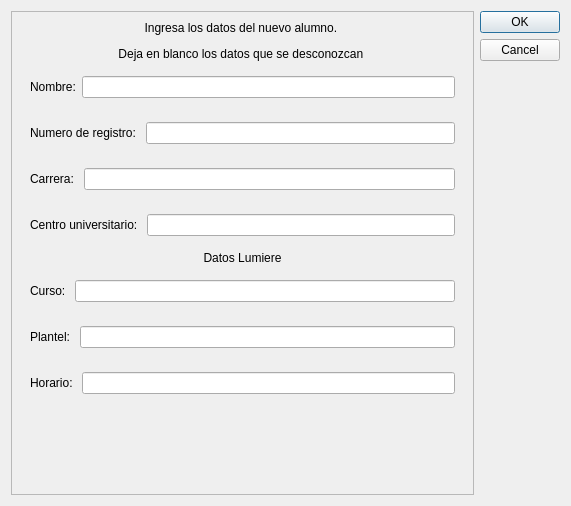
<?xml version="1.0" encoding="UTF-8"?>
<ui version="4.0">
 <class>VentanaAgregar</class>
 <widget class="QDialog" name="VentanaAgregar">
  <property name="geometry">
   <rect>
    <x>0</x>
    <y>0</y>
    <width>571</width>
    <height>506</height>
   </rect>
  </property>
  <property name="minimumSize">
   <size>
    <width>571</width>
    <height>506</height>
   </size>
  </property>
  <property name="maximumSize">
   <size>
    <width>571</width>
    <height>506</height>
   </size>
  </property>
  <property name="windowTitle">
   <string>Agregar Alumno</string>
  </property>
  <layout class="QHBoxLayout" name="horizontalLayout">
   <item>
    <widget class="QFrame" name="frame">
     <property name="frameShape">
      <enum>QFrame::StyledPanel</enum>
     </property>
     <property name="frameShadow">
      <enum>QFrame::Raised</enum>
     </property>
     <layout class="QVBoxLayout" name="verticalLayout">
      <item>
       <widget class="QLabel" name="label">
        <property name="text">
         <string>&lt;html&gt;&lt;head/&gt;&lt;body&gt;&lt;p align=&quot;center&quot;&gt;Ingresa los datos del nuevo alumno. &lt;/p&gt;&lt;p align=&quot;center&quot;&gt;Deja en blanco los datos que se desconozcan &lt;/p&gt;&lt;/body&gt;&lt;/html&gt;</string>
        </property>
       </widget>
      </item>
      <item>
       <widget class="QWidget" name="widget_2" native="true">
        <layout class="QHBoxLayout" name="horizontalLayout_3">
         <item>
          <widget class="QLabel" name="label_3">
           <property name="text">
            <string>Nombre:</string>
           </property>
           <property name="buddy">
            <cstring>a_nregistro</cstring>
           </property>
          </widget>
         </item>
         <item>
          <widget class="QLineEdit" name="a_nombre"/>
         </item>
        </layout>
       </widget>
      </item>
      <item>
       <widget class="QWidget" name="widget" native="true">
        <layout class="QHBoxLayout" name="horizontalLayout_2">
         <item>
          <widget class="QLabel" name="label_2">
           <property name="text">
            <string>&lt;html&gt;&lt;head/&gt;&lt;body&gt;&lt;p&gt;Numero de registro: &lt;/p&gt;&lt;/body&gt;&lt;/html&gt;</string>
           </property>
           <property name="buddy">
            <cstring>a_nregistro</cstring>
           </property>
          </widget>
         </item>
         <item>
          <widget class="QLineEdit" name="a_nregistro"/>
         </item>
        </layout>
       </widget>
      </item>
      <item>
       <widget class="QWidget" name="widget_3" native="true">
        <layout class="QHBoxLayout" name="horizontalLayout_4">
         <item>
          <widget class="QLabel" name="label_4">
           <property name="text">
            <string>&lt;html&gt;&lt;head/&gt;&lt;body&gt;&lt;p&gt;Carrera: &lt;/p&gt;&lt;/body&gt;&lt;/html&gt;</string>
           </property>
           <property name="buddy">
            <cstring>a_nregistro</cstring>
           </property>
          </widget>
         </item>
         <item>
          <widget class="QLineEdit" name="a_carrera"/>
         </item>
        </layout>
       </widget>
      </item>
      <item>
       <widget class="QWidget" name="widget_4" native="true">
        <layout class="QHBoxLayout" name="horizontalLayout_5">
         <item>
          <widget class="QLabel" name="label_5">
           <property name="text">
            <string>&lt;html&gt;&lt;head/&gt;&lt;body&gt;&lt;p&gt;Centro universitario: &lt;/p&gt;&lt;/body&gt;&lt;/html&gt;</string>
           </property>
           <property name="buddy">
            <cstring>a_nregistro</cstring>
           </property>
          </widget>
         </item>
         <item>
          <widget class="QLineEdit" name="a_CU"/>
         </item>
        </layout>
       </widget>
      </item>
      <item>
       <widget class="QLabel" name="label_7">
        <property name="text">
         <string>&lt;html&gt;&lt;head/&gt;&lt;body&gt;&lt;p align=&quot;center&quot;&gt;Datos Lumiere&lt;/p&gt;&lt;/body&gt;&lt;/html&gt;</string>
        </property>
       </widget>
      </item>
      <item>
       <widget class="QWidget" name="widget_5" native="true">
        <layout class="QHBoxLayout" name="horizontalLayout_6">
         <item>
          <widget class="QLabel" name="label_6">
           <property name="text">
            <string>&lt;html&gt;&lt;head/&gt;&lt;body&gt;&lt;p&gt;Curso: &lt;/p&gt;&lt;/body&gt;&lt;/html&gt;</string>
           </property>
           <property name="buddy">
            <cstring>a_nregistro</cstring>
           </property>
          </widget>
         </item>
         <item>
          <widget class="QLineEdit" name="a_curso"/>
         </item>
        </layout>
       </widget>
      </item>
      <item>
       <widget class="QWidget" name="widget_6" native="true">
        <layout class="QHBoxLayout" name="horizontalLayout_7">
         <item>
          <widget class="QLabel" name="label_8">
           <property name="text">
            <string>&lt;html&gt;&lt;head/&gt;&lt;body&gt;&lt;p&gt;Plantel: &lt;/p&gt;&lt;/body&gt;&lt;/html&gt;</string>
           </property>
           <property name="buddy">
            <cstring>a_nregistro</cstring>
           </property>
          </widget>
         </item>
         <item>
          <widget class="QLineEdit" name="a_plantel"/>
         </item>
        </layout>
       </widget>
      </item>
      <item>
       <widget class="QWidget" name="widget_7" native="true">
        <layout class="QHBoxLayout" name="horizontalLayout_8">
         <item>
          <widget class="QLabel" name="label_9">
           <property name="text">
            <string>&lt;html&gt;&lt;head/&gt;&lt;body&gt;&lt;p&gt;Horario: &lt;/p&gt;&lt;/body&gt;&lt;/html&gt;</string>
           </property>
           <property name="buddy">
            <cstring>a_nregistro</cstring>
           </property>
          </widget>
         </item>
         <item>
          <widget class="QLineEdit" name="a_horario"/>
         </item>
        </layout>
       </widget>
      </item>
      <item>
       <spacer name="verticalSpacer">
        <property name="orientation">
         <enum>Qt::Vertical</enum>
        </property>
        <property name="sizeHint" stdset="0">
         <size>
          <width>20</width>
          <height>40</height>
         </size>
        </property>
       </spacer>
      </item>
     </layout>
    </widget>
   </item>
   <item>
    <widget class="QDialogButtonBox" name="buttonBox">
     <property name="orientation">
      <enum>Qt::Vertical</enum>
     </property>
     <property name="standardButtons">
      <set>QDialogButtonBox::Cancel|QDialogButtonBox::Ok</set>
     </property>
    </widget>
   </item>
  </layout>
 </widget>
 <resources/>
 <connections>
  <connection>
   <sender>buttonBox</sender>
   <signal>accepted()</signal>
   <receiver>VentanaAgregar</receiver>
   <slot>accept()</slot>
   <hints>
    <hint type="sourcelabel">
     <x>248</x>
     <y>254</y>
    </hint>
    <hint type="destinationlabel">
     <x>157</x>
     <y>274</y>
    </hint>
   </hints>
  </connection>
  <connection>
   <sender>buttonBox</sender>
   <signal>rejected()</signal>
   <receiver>VentanaAgregar</receiver>
   <slot>reject()</slot>
   <hints>
    <hint type="sourcelabel">
     <x>316</x>
     <y>260</y>
    </hint>
    <hint type="destinationlabel">
     <x>286</x>
     <y>274</y>
    </hint>
   </hints>
  </connection>
 </connections>
</ui>
